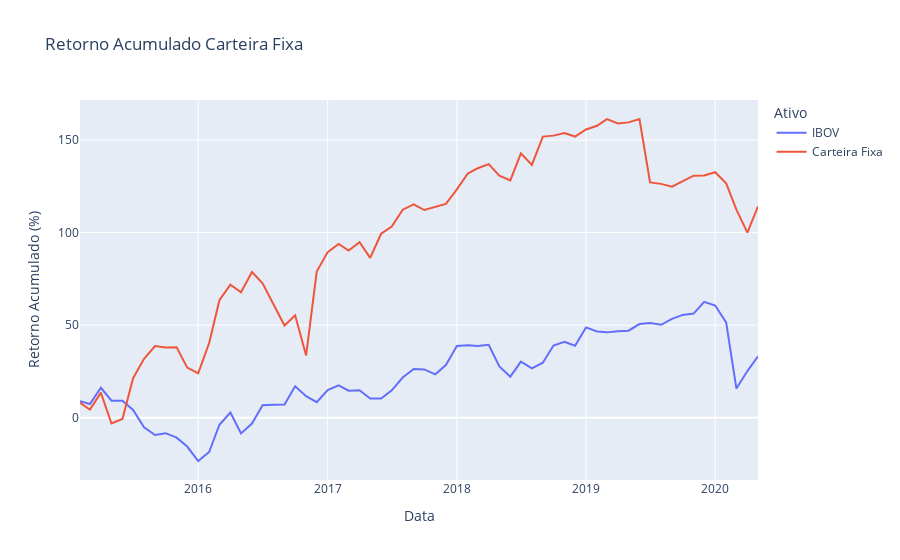

Notebook code cell kept with this figure:
### Code cell
fig_acum = px.line(df_plot_acum,
             title="Retorno Acumulado Carteira Fixa",
             labels={
                 "variable": "Ativo",  "value": "Retorno Acumulado (%)"
             })
# fig.update_xaxes(rangeslider_visible=True)
fig_acum.show()
